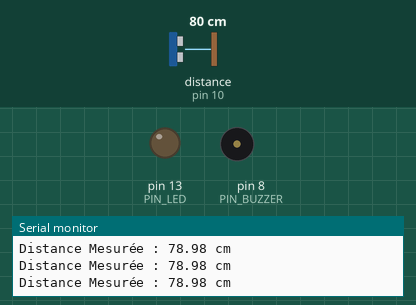
The sketch below on a simulated Arduino Uno, built with avr-gcc and run on an emulated ATmega328P. On the bench: output pins drawn as LEDs (lit = HIGH), buzzer (waves = sounding), the last lines printed to the serial monitor. Wiring (inferred from the names in the program): ultrasonic range finder: trigger pin 9; echo pin 10. Dashed ring = blinking. The test bench sets the inputs (shaded band); at power-on: distance to the obstacle (sensor on pin 10) 80 cm. The echo pulse lasts 58.3 µs per cm; pins used as bus, display or sensor lines are not drawn.

Above: at 2.9 s.
3.0 s: distance to the obstacle (sensor on pin 10) set to 12 cm
4.5 s: distance to the obstacle (sensor on pin 10) set to 9 cm
At 4.7 s:
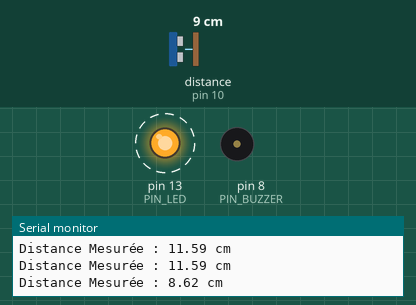
7.5 s: distance to the obstacle (sensor on pin 10) set to 18 cm
At 8.1 s:
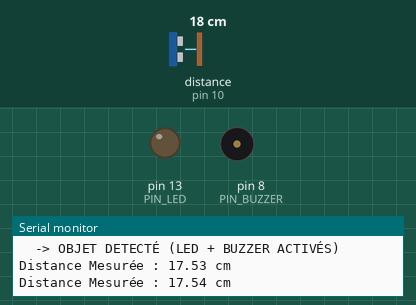
9.0 s: distance to the obstacle (sensor on pin 10) set to 2 cm
At 9.73 s:
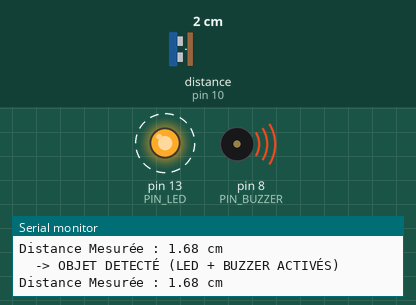
Timing chart, 0 to 13.0 s (numbered marks = the images above; inputs shaded):
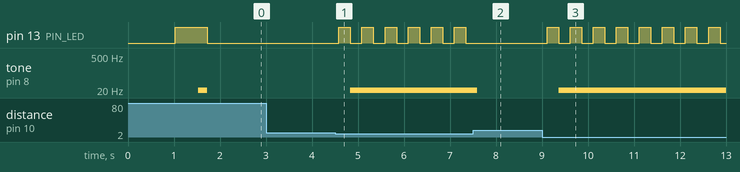

Measured:
- the behaviour switches between 11 and 10 cm on distance to the obstacle (sensor on pin 10) (found by bisection; images 0 and 1)
- after the input at 4.5 s, pin 13 (PIN_LED): alternates HIGH for 0.25 s and LOW for 0.25 s, starting after 0.08 s; tone on pin 8 (PIN_BUZZER): silent → 1 Hz after 0.33 s
- after the input at 7.5 s, pin 13 (PIN_LED): stops changing and stays LOW; tone on pin 8 (PIN_BUZZER): 1 Hz → silent after 0.10 s
- after the input at 9.0 s, pin 13 (PIN_LED): alternates HIGH for 0.25 s and LOW for 0.25 s, starting after 0.11 s; tone on pin 8 (PIN_BUZZER): silent → 1 Hz after 0.36 s

The sketch:

prototype_arduino.ino
```cpp
/*
 * PROGRAMME DE TEST MATERIEL - ARDUINO UNO WAREHOUSE
 * Objectif : Tester le câblage et la communication Série
 * Compatible Arduino UNO R3
 */

// --- DÉFINITION DES PINS ARDUINO UNO ---
const int PIN_TRIG   = 9;   // Pin 9 (remplace D5 ESP32)
const int PIN_ECHO   = 10;  // Pin 10 (remplace D18 ESP32)
const int PIN_LED    = 13;  // Pin 13 (LED intégrée UNO + remplace D21)
const int PIN_BUZZER = 8;   // Pin 8 (remplace D4 ESP32)

void setup() {
  // 1. Démarrage de la console Série (USB)
  Serial.begin(9600);  // UNO utilise 9600 baud (plus stable)

  // Attendre un peu que le port série s'ouvre
  delay(1000);
  Serial.println("\n--- DEMARRAGE DU TEST DE DIAGNOSTIC ARDUINO UNO ---");

  // 2. Configuration des Pins
  pinMode(PIN_TRIG, OUTPUT);
  pinMode(PIN_ECHO, INPUT);
  pinMode(PIN_LED, OUTPUT);
  pinMode(PIN_BUZZER, OUTPUT);

  // 3. Test des Actuateurs (LED + Buzzer) au démarrage
  Serial.println("TEST 1: Actuateurs...");

  Serial.println("-> LED ON");
  digitalWrite(PIN_LED, HIGH);
  delay(500);

  Serial.println("-> Buzzer ON");
  tone(PIN_BUZZER, HIGH);
  delay(200);

  Serial.println("-> Tout OFF");
  digitalWrite(PIN_LED, LOW);
  noTone(PIN_BUZZER);

  Serial.println("TEST 1 REUSSI. Debut de la lecture capteur...");
  Serial.println("---------------------------------------------");
}

void loop() {
  // --- TEST DU CAPTEUR ULTRASON ---

  // Envoi de l'impulsion
  digitalWrite(PIN_TRIG, LOW);
  delayMicroseconds(2);
  digitalWrite(PIN_TRIG, HIGH);
  delayMicroseconds(10);
  digitalWrite(PIN_TRIG, LOW);

  // Lecture du retour
  long duration = pulseIn(PIN_ECHO, HIGH);
  float distance = duration * 0.034 / 2;

  // Affichage dans le Moniteur Série
  Serial.print("Distance Mesurée : ");

  if (duration == 0) {
    // Si duration est 0, le capteur est mal branché ou la pin Echo est morte
    Serial.println("ERREUR CAPTEUR (0 cm) - Vérifiez le câblage !");
  } else {
    Serial.print(distance);
    Serial.println(" cm");

    // Test visuel interactif
    // Si vous mettez la main devant (< 10cm), la LED s'allume
    if (distance < 10) {
      digitalWrite(PIN_LED,HIGH);
      delay(250);
      digitalWrite(PIN_LED,LOW);
      tone(PIN_BUZZER, HIGH);  // Buzzer s'active aussi !
      Serial.println("  -> OBJET DETECTÉ (LED + BUZZER ACTIVÉS)");
    } else {
      digitalWrite(PIN_LED, LOW);
      noTone(PIN_BUZZER);
    }
  }

  delay(250); // Pause pour lire tranquillement
}
```
